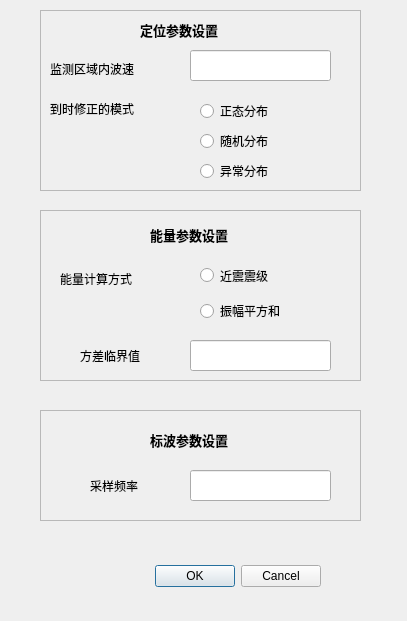
<?xml version="1.0" encoding="UTF-8"?>
<ui version="4.0">
 <class>Dialog</class>
 <widget class="QDialog" name="Dialog">
  <property name="geometry">
   <rect>
    <x>0</x>
    <y>0</y>
    <width>407</width>
    <height>621</height>
   </rect>
  </property>
  <property name="windowTitle">
   <string>参数设置</string>
  </property>
  <widget class="QDialogButtonBox" name="buttonBox">
   <property name="geometry">
    <rect>
     <x>-20</x>
     <y>560</y>
     <width>341</width>
     <height>32</height>
    </rect>
   </property>
   <property name="orientation">
    <enum>Qt::Horizontal</enum>
   </property>
   <property name="standardButtons">
    <set>QDialogButtonBox::Cancel|QDialogButtonBox::Ok</set>
   </property>
  </widget>
  <widget class="QLabel" name="label">
   <property name="geometry">
    <rect>
     <x>140</x>
     <y>10</y>
     <width>131</width>
     <height>41</height>
    </rect>
   </property>
   <property name="text">
    <string>&lt;html&gt;&lt;head/&gt;&lt;body&gt;&lt;p&gt;&lt;span style=&quot; font-size:10pt; font-weight:600; color:#000000;&quot;&gt;定位参数设置&lt;/span&gt;&lt;/p&gt;&lt;/body&gt;&lt;/html&gt;</string>
   </property>
  </widget>
  <widget class="QLabel" name="label_2">
   <property name="geometry">
    <rect>
     <x>50</x>
     <y>60</y>
     <width>131</width>
     <height>18</height>
    </rect>
   </property>
   <property name="text">
    <string>监测区域内波速</string>
   </property>
  </widget>
  <widget class="QLabel" name="label_3">
   <property name="geometry">
    <rect>
     <x>50</x>
     <y>100</y>
     <width>131</width>
     <height>18</height>
    </rect>
   </property>
   <property name="text">
    <string>到时修正的模式</string>
   </property>
  </widget>
  <widget class="QLabel" name="label_4">
   <property name="geometry">
    <rect>
     <x>150</x>
     <y>220</y>
     <width>131</width>
     <height>31</height>
    </rect>
   </property>
   <property name="text">
    <string>&lt;html&gt;&lt;head/&gt;&lt;body&gt;&lt;p&gt;&lt;span style=&quot; font-size:10pt; font-weight:600; color:#000000;&quot;&gt;能量参数设置&lt;/span&gt;&lt;/p&gt;&lt;/body&gt;&lt;/html&gt;</string>
   </property>
  </widget>
  <widget class="QLabel" name="label_5">
   <property name="geometry">
    <rect>
     <x>60</x>
     <y>270</y>
     <width>151</width>
     <height>18</height>
    </rect>
   </property>
   <property name="text">
    <string>能量计算方式</string>
   </property>
  </widget>
  <widget class="QLabel" name="label_6">
   <property name="geometry">
    <rect>
     <x>80</x>
     <y>340</y>
     <width>101</width>
     <height>31</height>
    </rect>
   </property>
   <property name="text">
    <string>方差临界值</string>
   </property>
  </widget>
  <widget class="QLabel" name="label_7">
   <property name="geometry">
    <rect>
     <x>150</x>
     <y>420</y>
     <width>131</width>
     <height>41</height>
    </rect>
   </property>
   <property name="text">
    <string>&lt;html&gt;&lt;head/&gt;&lt;body&gt;&lt;p&gt;&lt;span style=&quot; font-size:10pt; font-weight:600;&quot;&gt;标波参数设置&lt;/span&gt;&lt;/p&gt;&lt;/body&gt;&lt;/html&gt;</string>
   </property>
  </widget>
  <widget class="QLabel" name="label_8">
   <property name="geometry">
    <rect>
     <x>90</x>
     <y>460</y>
     <width>121</width>
     <height>51</height>
    </rect>
   </property>
   <property name="text">
    <string>采样频率</string>
   </property>
  </widget>
  <widget class="QLineEdit" name="lineEdit">
   <property name="geometry">
    <rect>
     <x>190</x>
     <y>50</y>
     <width>141</width>
     <height>31</height>
    </rect>
   </property>
  </widget>
  <widget class="QRadioButton" name="radioButton">
   <property name="geometry">
    <rect>
     <x>200</x>
     <y>100</y>
     <width>132</width>
     <height>22</height>
    </rect>
   </property>
   <property name="text">
    <string>正态分布</string>
   </property>
  </widget>
  <widget class="QRadioButton" name="radioButton_2">
   <property name="geometry">
    <rect>
     <x>200</x>
     <y>130</y>
     <width>132</width>
     <height>22</height>
    </rect>
   </property>
   <property name="text">
    <string>随机分布</string>
   </property>
  </widget>
  <widget class="QRadioButton" name="radioButton_3">
   <property name="geometry">
    <rect>
     <x>200</x>
     <y>160</y>
     <width>132</width>
     <height>22</height>
    </rect>
   </property>
   <property name="text">
    <string>异常分布</string>
   </property>
  </widget>
  <widget class="QRadioButton" name="radioButton_4">
   <property name="geometry">
    <rect>
     <x>200</x>
     <y>260</y>
     <width>132</width>
     <height>31</height>
    </rect>
   </property>
   <property name="text">
    <string>近震震级</string>
   </property>
  </widget>
  <widget class="QRadioButton" name="radioButton_5">
   <property name="geometry">
    <rect>
     <x>200</x>
     <y>300</y>
     <width>132</width>
     <height>22</height>
    </rect>
   </property>
   <property name="text">
    <string>振幅平方和</string>
   </property>
  </widget>
  <widget class="QLineEdit" name="lineEdit_2">
   <property name="geometry">
    <rect>
     <x>190</x>
     <y>340</y>
     <width>141</width>
     <height>31</height>
    </rect>
   </property>
  </widget>
  <widget class="QLineEdit" name="lineEdit_3">
   <property name="geometry">
    <rect>
     <x>190</x>
     <y>470</y>
     <width>141</width>
     <height>31</height>
    </rect>
   </property>
  </widget>
  <widget class="QFrame" name="frame">
   <property name="geometry">
    <rect>
     <x>40</x>
     <y>10</y>
     <width>321</width>
     <height>181</height>
    </rect>
   </property>
   <property name="frameShape">
    <enum>QFrame::StyledPanel</enum>
   </property>
   <property name="frameShadow">
    <enum>QFrame::Plain</enum>
   </property>
   <property name="lineWidth">
    <number>5</number>
   </property>
  </widget>
  <widget class="QFrame" name="frame_2">
   <property name="geometry">
    <rect>
     <x>40</x>
     <y>210</y>
     <width>321</width>
     <height>171</height>
    </rect>
   </property>
   <property name="frameShape">
    <enum>QFrame::StyledPanel</enum>
   </property>
   <property name="frameShadow">
    <enum>QFrame::Plain</enum>
   </property>
   <property name="lineWidth">
    <number>5</number>
   </property>
  </widget>
  <widget class="QFrame" name="frame_3">
   <property name="geometry">
    <rect>
     <x>40</x>
     <y>410</y>
     <width>321</width>
     <height>111</height>
    </rect>
   </property>
   <property name="frameShape">
    <enum>QFrame::StyledPanel</enum>
   </property>
   <property name="frameShadow">
    <enum>QFrame::Plain</enum>
   </property>
   <property name="lineWidth">
    <number>5</number>
   </property>
  </widget>
  <zorder>frame_3</zorder>
  <zorder>frame_2</zorder>
  <zorder>frame</zorder>
  <zorder>buttonBox</zorder>
  <zorder>label</zorder>
  <zorder>label_2</zorder>
  <zorder>label_3</zorder>
  <zorder>label_4</zorder>
  <zorder>label_5</zorder>
  <zorder>label_6</zorder>
  <zorder>label_7</zorder>
  <zorder>label_8</zorder>
  <zorder>lineEdit</zorder>
  <zorder>radioButton</zorder>
  <zorder>radioButton_2</zorder>
  <zorder>radioButton_3</zorder>
  <zorder>radioButton_4</zorder>
  <zorder>radioButton_5</zorder>
  <zorder>lineEdit_2</zorder>
  <zorder>lineEdit_3</zorder>
 </widget>
 <resources/>
 <connections>
  <connection>
   <sender>buttonBox</sender>
   <signal>accepted()</signal>
   <receiver>Dialog</receiver>
   <slot>accept()</slot>
   <hints>
    <hint type="sourcelabel">
     <x>248</x>
     <y>254</y>
    </hint>
    <hint type="destinationlabel">
     <x>157</x>
     <y>274</y>
    </hint>
   </hints>
  </connection>
  <connection>
   <sender>buttonBox</sender>
   <signal>rejected()</signal>
   <receiver>Dialog</receiver>
   <slot>reject()</slot>
   <hints>
    <hint type="sourcelabel">
     <x>316</x>
     <y>260</y>
    </hint>
    <hint type="destinationlabel">
     <x>286</x>
     <y>274</y>
    </hint>
   </hints>
  </connection>
 </connections>
</ui>
